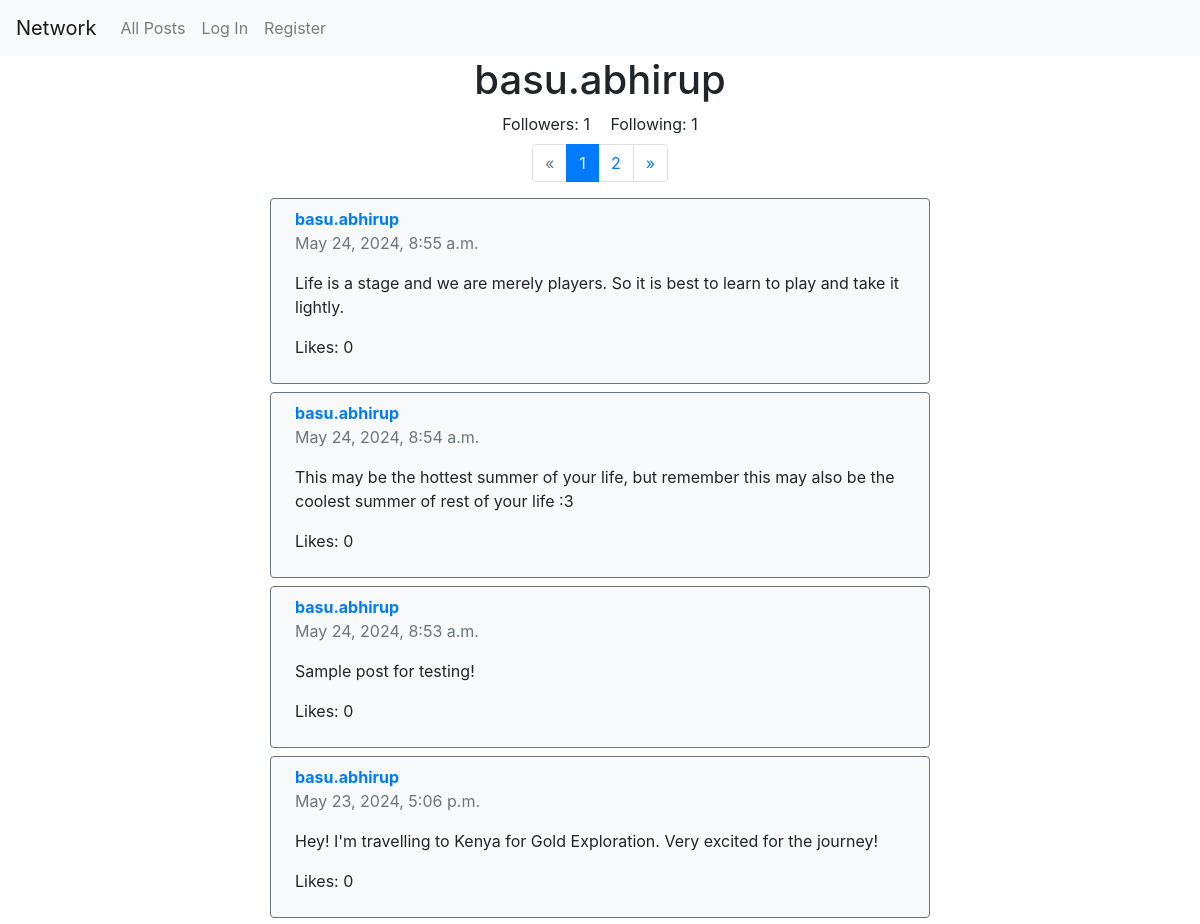
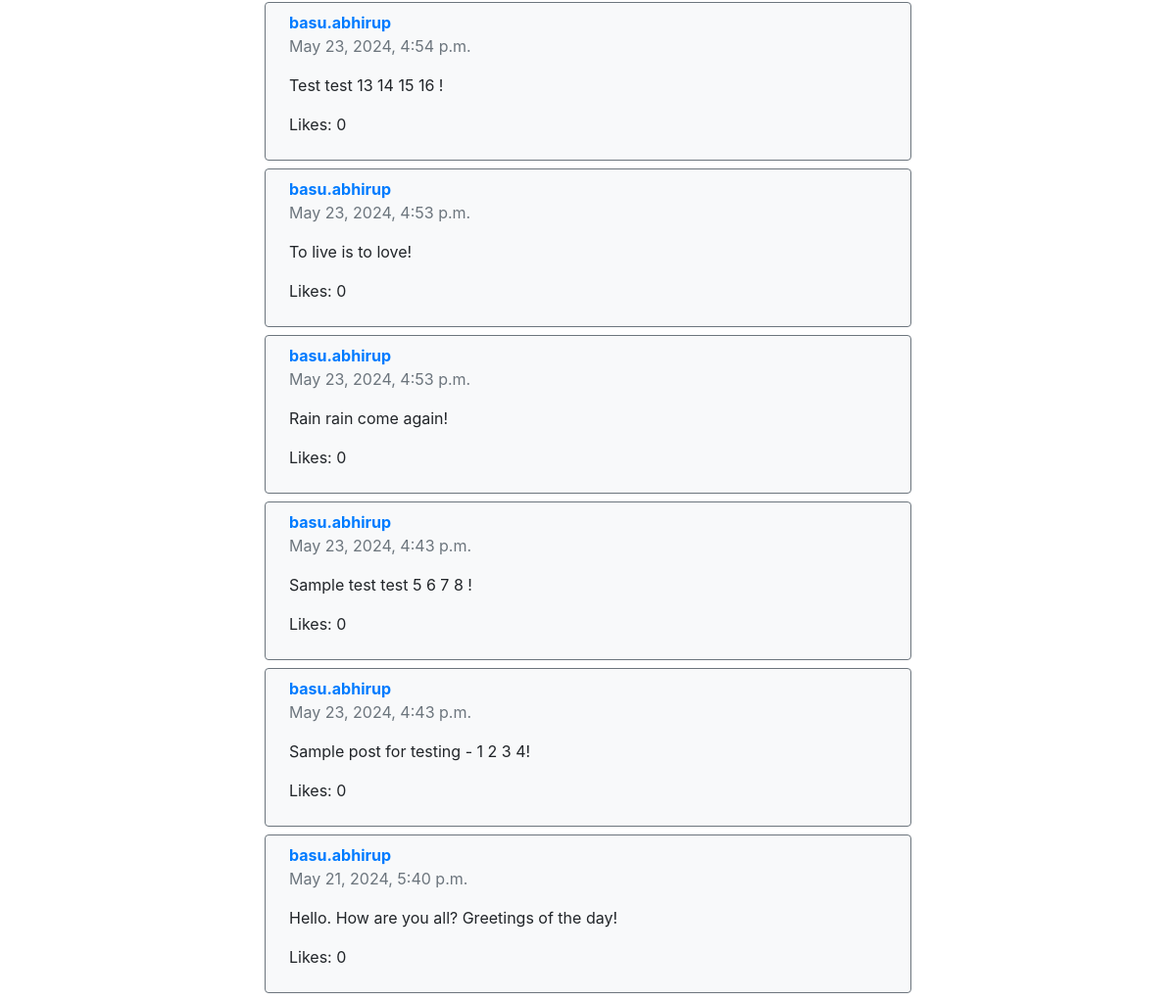
Page /profile/basu.abhirup on the committed database (2 pictures, top to bottom).
### network/models.py (models this page shows, shortened)
class User(AbstractUser):
    pass

class Post(models.Model):
  user = models.ForeignKey(User, on_delete=models.CASCADE)
  content = models.TextField()
  timestamp = models.DateTimeField(auto_now_add=True)
  likes = models.PositiveIntegerField(default=0)

### network/views.py (the view)
# urls.py: path('profile/<str:username>', views.profile, name='profile'),
def profile(request, username):
  user = get_object_or_404(User, username=username)
  user_posts = Post.objects.filter(user=user).order_by('-timestamp')
  posts = []
  for post in user_posts:
    if request.user.is_authenticated:
      already_liked = post.liked_by.filter(user=request.user).exists()
      posts.append({
        'post': post,
        'already_liked': already_liked
      })
    else:
      posts.append({
        'post': post
      })
  paginator = Paginator(posts, 10)
  page_number = request.GET.get('page')
  page_obj = paginator.get_page(page_number)
  follower_count = user.followers.count()
  following_count = user.following.count()  # Optional, depending on your model
  show_follow_button = request.user != user and request.user.is_authenticated
  following = False
  if show_follow_button:
    following = Follower.objects.filter(follower=request.user, following=user).exists()
  return render(request, 'network/profile.html', {
      'profile_user': user,
      'posts': page_obj,
      'follower_count': follower_count,
      'following_count': following_count,
      'following': following,
      'show_follow_button': show_follow_button,
      'paginator': paginator
  })

### network/templates/network/profile.html (shortened to what this page needs)
{% extends "network/layout.html" %}
{% block body %}
    <h1>{{ profile_user.username }}</h1>
    <div class="container text-center mb-2">
        <span id="followers" class="mx-2">Followers: {{ follower_count }}</span>
        <span id="following" class="mx-2">Following: {{ following_count }}</span>
    </div>
    {% if paginator.num_pages > 1 %}
    <nav aria-label="Page navigation example">
        <ul class="pagination">
        {% if posts.has_previous %}
            <li class="page-item"><a class="page-link" href="?page={{ posts.previous_page_number }}">&laquo;</a></li>
        {% else %}
            <li class="page-item not-allowed"><a class="page-link text-muted">&laquo;</a></li>
        {% endif %}
        {% for page_num in paginator.page_range %}
            <li class="page-item {% if page_num == posts.number %}active{% endif %}">
            <a class="page-link" href="?page={{ page_num }}">{{ page_num }}</a>
            </li>
        {% endfor %}
        {% if posts.has_next %}
            <li class="page-item not-allowed"><a class="page-link" href="?page={{ posts.next_page_number }}">&raquo;</a></li>
        {% else %}
            <li class=""><a class="page-link text-muted">&raquo;</a></li>
        {% endif %}
        </ul>
    </nav>
    {% endif %}
    <div class="post-container">
        {% for post in posts %}
            <div class="post px-4 py-2 border border border-secondary rounded bg-light mb-2 w-100">
                <p class="mb-0 d-inline-block mr-3"><a href="{% url 'profile' post.post.user.username %}"><strong>{{ post.post.user.username }}</strong></a></p>
                <p class="text-muted mt-0">{{ post.post.timestamp }}</p>
                <p id="post-content-{{ post.post.id }}">{{ post.post.content }}</p>
                <p id="like-count-{{ post.post.id }}">Likes: {{ post.post.likes }}</p>
            </div>
        {% endfor %}
    </div>
{% endblock %}

### network/static/network/styles.css (style rules this page uses)
.post-container { display: flex; flex-direction: column; align-items: start; justify-content: center; width: 85%; }
@media (min-width: 992px) { .post-container { width: 55%; } }

### rows in the picture
User: username "basu.abhirup"
Post: post.user.username "basu.abhirup", post.timestamp "May 24, 2024, 8:55 a.m.", post.content "Life is a stage and we are merely players. So it is best to learn to play and take it lightly.", post.likes "0"
Post: post.user.username "basu.abhirup", post.timestamp "May 24, 2024, 8:54 a.m.", post.content "This may be the hottest summer of your life, but remember this may also be the coolest summer of rest of your life :3", post.likes "0"
Post: post.user.username "basu.abhirup", post.timestamp "May 24, 2024, 8:53 a.m.", post.content "Sample post for testing!", post.likes "0"
Post: post.user.username "basu.abhirup", post.timestamp "May 23, 2024, 5:06 p.m.", post.content "Hey! I'm travelling to Kenya for Gold Exploration. Very excited for the journey!", post.likes "0"
Post: post.user.username "basu.abhirup", post.timestamp "May 23, 2024, 4:54 p.m.", post.content "Test test 13 14 15 16 !", post.likes "0"
Post: post.user.username "basu.abhirup", post.timestamp "May 23, 2024, 4:53 p.m.", post.content "To live is to love!", post.likes "0"
Post: post.user.username "basu.abhirup", post.timestamp "May 23, 2024, 4:53 p.m.", post.content "Rain rain come again!", post.likes "0"
Post: post.user.username "basu.abhirup", post.timestamp "May 23, 2024, 4:43 p.m.", post.content "Sample test test 5 6 7 8 !", post.likes "0"
Post: post.user.username "basu.abhirup", post.timestamp "May 23, 2024, 4:43 p.m.", post.content "Sample post for testing - 1 2 3 4!", post.likes "0"
Post: post.user.username "basu.abhirup", post.timestamp "May 21, 2024, 5:40 p.m.", post.content "Hello. How are you all? Greetings of the day!", post.likes "0"

### other values in the picture
{{ follower_count }} "1"
{{ following_count }} "1"
{{ page_num }} "1" "2"
